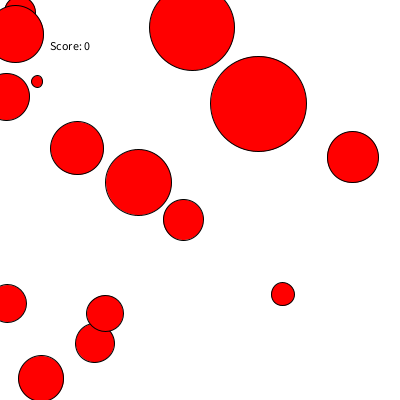
Frame 1 (no input)
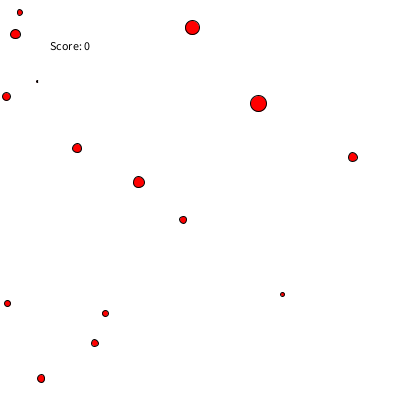
Frame 60 (the mouse pressed at the canvas centre just before this capture)
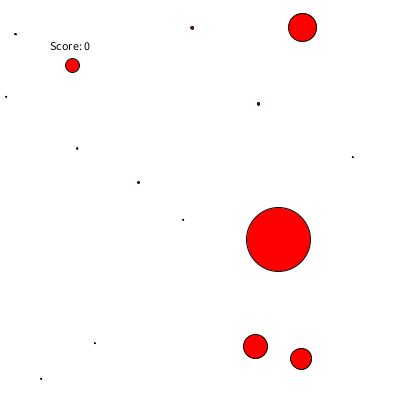
Frame 120 (the mouse held since frame 60 and released just before this capture)

The Processing sketch that drew these frames (run headless with seeded random() and noise(); from frame 60 on, the mouse is pressed at the canvas centre):

// Processing sketch: circles_game
// ── circles_game.pde
/*
 * Circle Game, Nadeem Abdul Hamid, Fall 2013
 */

// OBJECT-ORIENTED PROGRAMMING

Circle[] cs;
int score;




void setup() {
  size(400, 400);
  background(200); 
  score = 0;

  cs = new Circle[15];
  
  for (int i = 0; i < cs.length; i++) {
    cs[i] = new Circle();
  }
}

void draw() {
  background(255);
  fill(0);
  text("Score: " + score, 50, 50);

  for (int i = 0; i < cs.length; i++) {
    cs[i].drawMe();
    cs[i].shrink();
  }
}

void mousePressed() {
  for (int i = 0; i < cs.length; i++) {
    if ( cs[i].containsPoint(mouseX, mouseY) ) {
      score = score + cs[i].scoreValue();  
      cs[i].reset();
    }
  }
}



// ── Circle.pde

/* represents a circle with some location and size
 that appears on the window, shrinks, and responds
 to mouse clicks */
class Circle {
  // fields
  float x;
  float y;
  float diameter;

  // constructor: "function" that is called every time you create an object of this class
  Circle() {
    reset();
  }

  // methods: "functions" associated with a particular class

  /* resets the fields of this object to random values */
  void reset() {
    x = random(0, width);
    y = random(0, height);
    diameter = random(10, 100);
  }

  /* draws a red circle in the window */
  void drawMe() {
    fill(255, 0, 0);
    ellipse(x, y, diameter, diameter);
  }

  /* make this circle smaller, and reset it if it gets too small */
  void shrink() {
    diameter = diameter * .97;
    //println(diameter);
    if (diameter <= 1) {
      reset();
    }
  }
  
  /* determines if this circle contains the point px, py */
  boolean containsPoint(int px, int py) {
    return (dist(px, py, x, y) <= diameter);
  }
  
  /* produces the score value of this circle */
  int scoreValue() {
    // score for each circle inversely proportional to its size
    return int(map(diameter, 10, 100, 1000, 50));
  }
}
